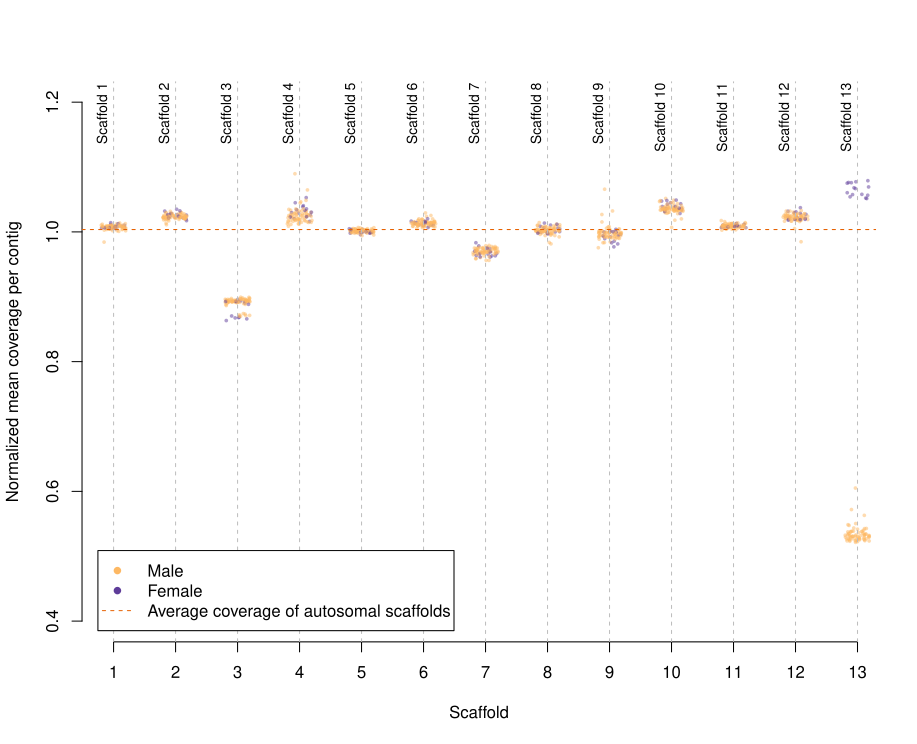

The R source for this figure:
# pradakshanas@gmail.com
# December 15 2021
# analysis of depth of coverage

# read data
# get names of files
files <- dir("../Depth-stats/")
# make an object to store data
dat <- vector(mode = "list", length = length(files))
# get data
for(i in 1:length(files)){
  dat[[i]] <- read.table(paste("../Depth-stats/", files[i], sep = ""))  
}
# remove unneccessary wording from the speciman names
sp <- gsub("sorted_filtered_sorted_nuclear_trim_paired_", "", files)
sp <- gsub("_R1_001.txt", "", sp)
# get data for first 13 scaffolds
cov <- matrix(data = NA,
              ncol = length(sp) + 1,
              nrow = 13)
# fill in values
colnames(cov) <- c("contig", sp)
cov[,1] <- dat[[1]]$V1[1:13]
# get normalized coverage for each contig
for(i in 1:length(dat)){
  cov[,(i+1)] <- dat[[i]]$V7[1:13]/ mean(dat[[i]]$V7[1:12])
}
# plot and see if we have male reads
plot(y = cov[,2], pch = 16,
     x = jitter(1:13, factor = 1),
     ylim = c(0.4,1.2),
     # type = "l",
     col = if(cov[13,2] < 0.7) "#fdb86380" else "#5e3c9980",
     ylab = "Normalized mean coverage per contig",
     xlab = "Scaffold",
     cex = 0.5,axes = F)
for(i in 3:(ncol(cov))){
  points(cov[,i],
         x = jitter(1:13, factor = 1),
        pch = 16,
        col = if(cov[13,i] < 0.7) "#fdb86380" else "#5e3c9980",
        cex = 0.5)
}

axis(side = 1, at = 1:13)
axis(side = 2)

abline(v = c(1:13), lty = 2, col = "grey")
abline(h = c(mean(as.numeric(cov[1:12,2:82][cov[13,2:82]>0.7]))),lty = 2, col = "#e66101")
# abline(h = c(mean(as.numeric(cov[13,2:82][cov[13,2:82]<0.7]))), lty = 2, col = "#e66101")

text(x = 1:13,
     y = 1.23,labels = paste("Scaffold", 1:13),srt = 90,
     pos = 2,
     cex = 0.8)

legend("bottomleft",
       inset=.02,
       legend = c("Male","Female","Average coverage of autosomal scaffolds"),
       pch = c(16,16,NA),
       lty=c(NA,NA,2),
       col = c("#fdb863", "#5e3c99","#e66101"),
       horiz=F,
       cex=1)


# get the number of males in the sample
males <- colnames(cov[,2:ncol(cov)])[(cov[13,2:82] < 0.7)]
females <- colnames(cov[,2:ncol(cov)])[(cov[13,2:82] > 0.7)]
write(x = males, file = "males.txt")
write(x = females, file = "females.txt")
